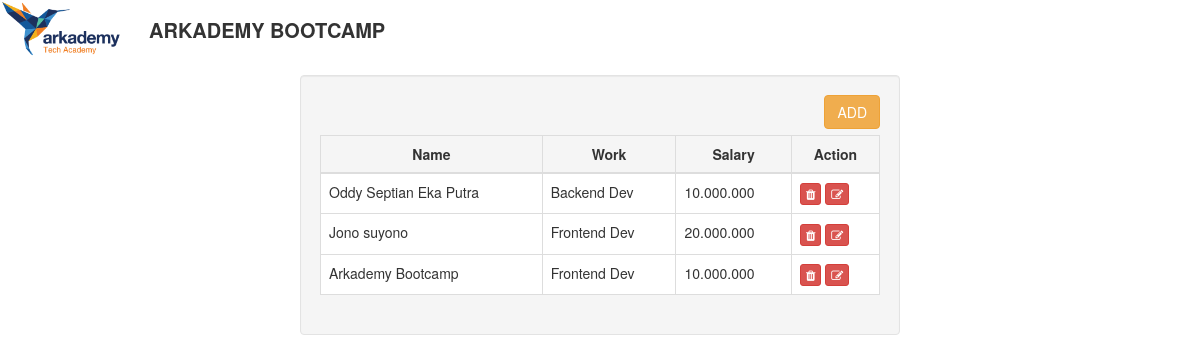
/6/index.php, run on the app's committed database.
### tables this page shows
CREATE TABLE `name` (
  `id_nama` int(11) NOT NULL,
  `nama` varchar(50) NOT NULL,
  `id_work` int(11) NOT NULL,
  `id_salary` int(11) NOT NULL
);

CREATE TABLE `work` (
  `id_work` int(11) NOT NULL,
  `nama_work` varchar(50) NOT NULL,
  `id_salary` int(11) NOT NULL
);

CREATE TABLE `category` (
  `id_salary` int(11) NOT NULL,
  `salary` varchar(50) NOT NULL
);

### 6/index.php (the view, shortened to what this page needs)
<!DOCTYPE html>
<html lang="en">
	<head>
		<link rel="stylesheet" type="text/css" href="css/bootstrap.css"/>
		<link href="https://stackpath.bootstrapcdn.com/font-awesome/4.7.0/css/font-awesome.min.css" rel="stylesheet">
	</head>
<body>
	<nav class="navbar navbar-dark bg-dark">
		<img src="images/logo.png" width="120" height="" class="d-inline-block align-top" alt="">
        <p  style="margin-top: -40px; margin-left: 148px; font-weight: bold; font-size: 20px;">ARKADEMY BOOTCAMP</p>
	</nav>
	<div class="col-md-3"></div>
	<div class="col-md-6 well">
		<button type="button" class="btn btn-warning" data-toggle="modal" data-target="#add_modal" style="float:right">ADD</button>
		<br /><br />
		<table class="table table-bordered">
			<thead>
				<tr>
					<th class="text-center">Name</th>
					<th class="text-center">Work</th>
					<th class="text-center">Salary</th>
					<th class="text-center">Action</th>
				</tr>
			</thead>
			<tbody style="background-color:#fff;">
				<?php
					require 'conn.php';
					$query = mysqli_query($conn, "SELECT * FROM work JOIN name ON work.id_work=name.id_work JOIN category ON name.id_salary=category.id_salary") or die(mysqli_error());
					while($show = mysqli_fetch_array($query)){
				?>
				<tr>
					<td><?php echo $show['nama']?></td>
					<td><?php echo $show['nama_work']?></td>
					<td><?php echo $show['salary']?></td>
					<td>
					<a class="btn btn-danger btn-flat btn-xs" data-toggle="modal" data-target="#delete_user<?php echo $show['id_nama']?>"><i class="fa fa-trash"></i></a>
					<a class="btn btn-danger btn-flat btn-xs" data-toggle="modal" data-target="#update_modal<?php echo $show['id_nama']?>"><i class="fa fa-edit"></i></a>
				</tr>
				<?php
					include 'update_user.php';
					}
				?>
</body>
</html>

### 6/update_user.php (shortened to what this page needs)
</div>

### data on the page
name: nama "Oddy Septian Eka Putra", id_work.nama_work "Backend Dev", id_salary.salary "10.000.000"
name: nama "Jono suyono", id_work.nama_work "Frontend Dev", id_salary.salary "20.000.000"
name: nama "Arkademy Bootcamp", id_work.nama_work "Frontend Dev", id_salary.salary "10.000.000"
